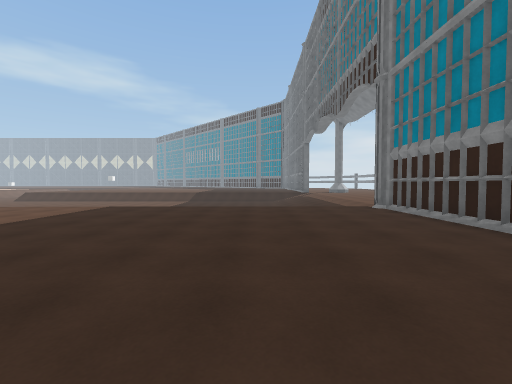
View 1 (above)

18 first-person views from a walk through a scene from a Unity 3-D project. The camera is 1.4 m above the floor, tilts 2° down and sees 90° across. The floor is counted in squares, 2 m on a side. Each view is taken from the middle of a square. On the plan, view 1 faces up. The plan holds only what a view shows up to about 9 squares ahead; the rest is blank. The place goes on beyond the plan. The player is left out. Surface patterns are stand-ins for the level's own textures.

View 2
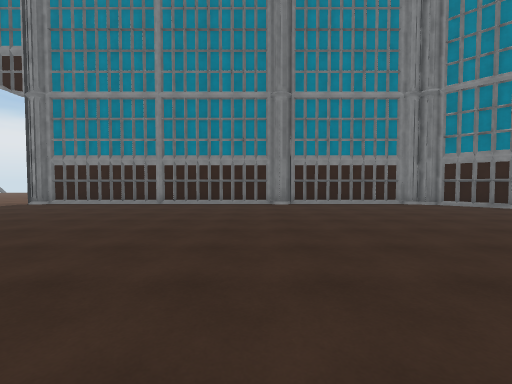

View 3
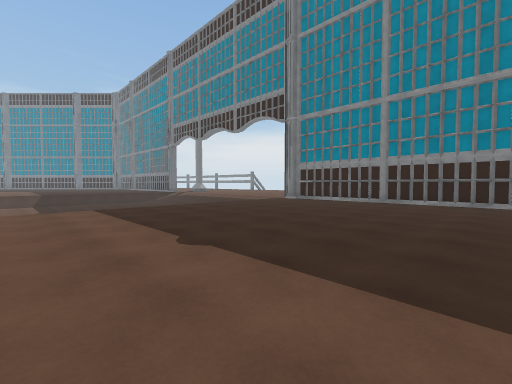

View 4
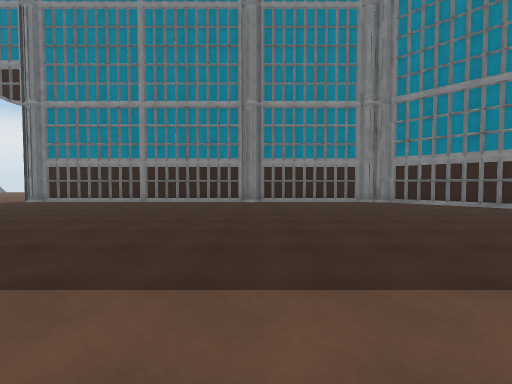

View 5
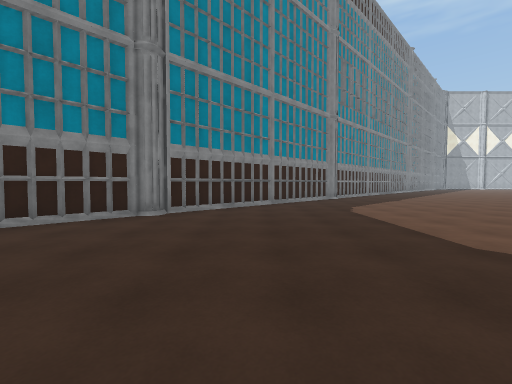

View 6
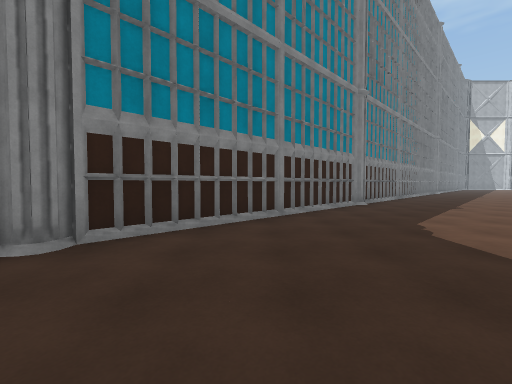

View 7
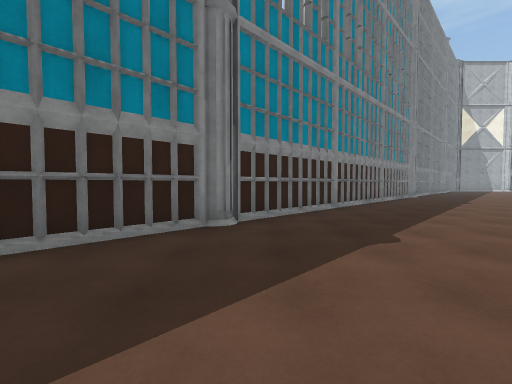

View 8
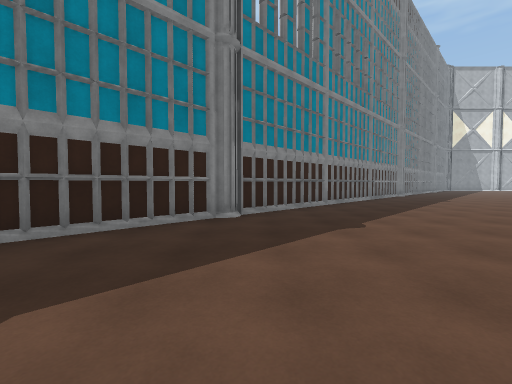

View 9
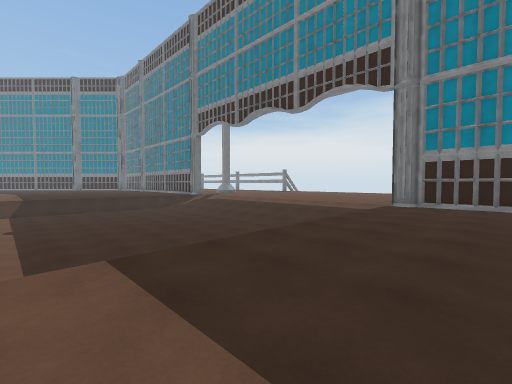

View 10
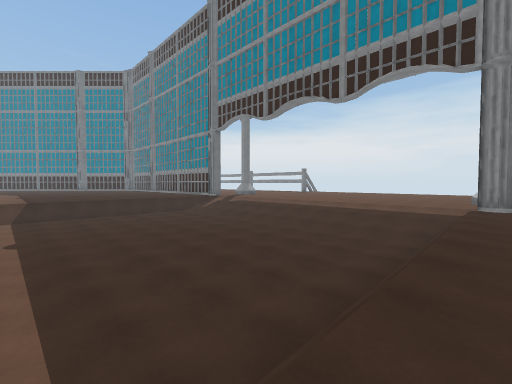

View 11
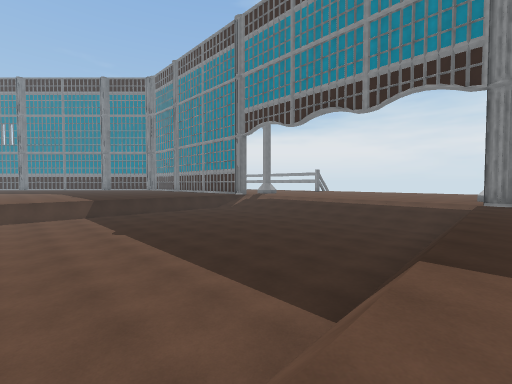

View 12
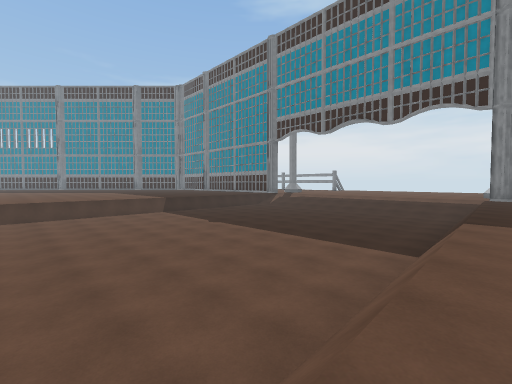

View 13
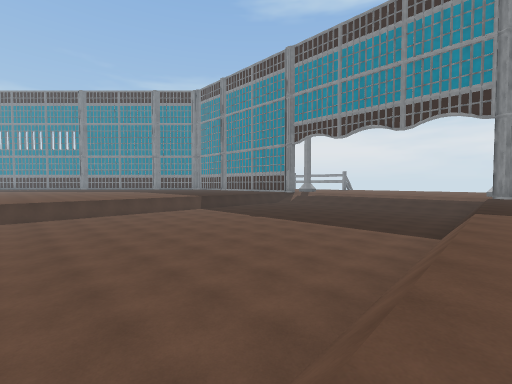

View 14
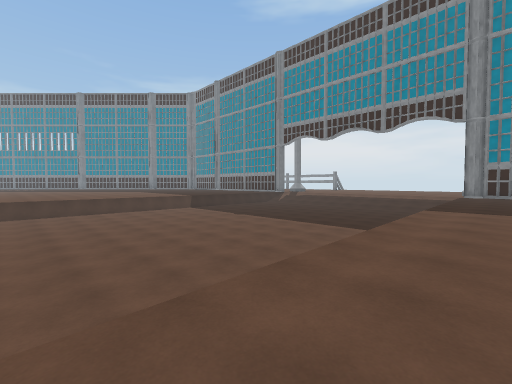

View 15
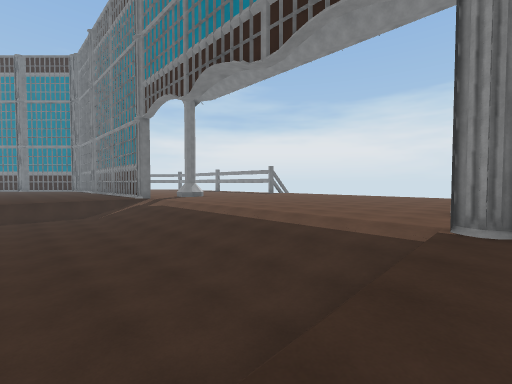

View 16
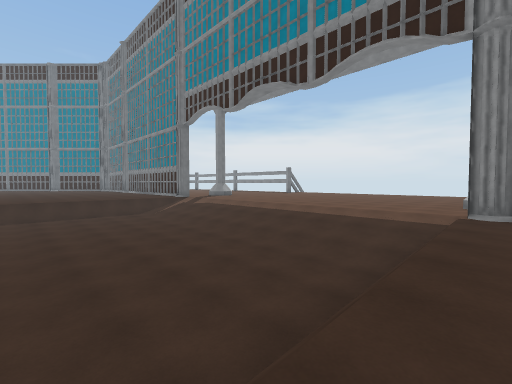

View 17
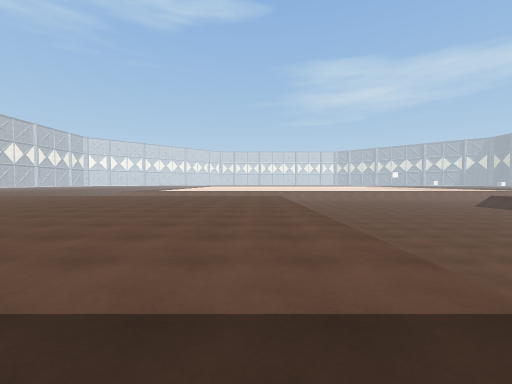

View 18
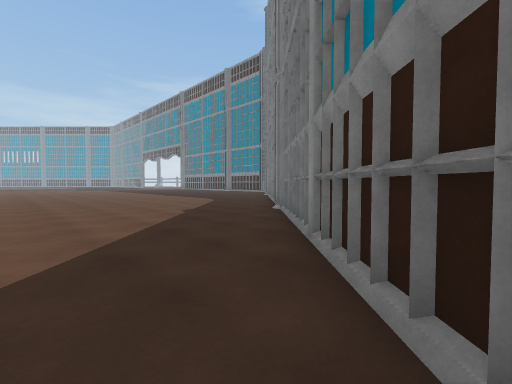

### Floor plan
Points are (right, up) in squares from view 1. A wall is a line through its corners. A room is listed if a view was taken in it or the views show most of it. See-through windows are left out.
Room 1 (views 1, 2, 3, 4, 5, 6, 7, 8, 9, 10, 11, 12, 13, 14, 15, 16, 17, 18)
walls: (-2.4, -11.5) (-0.1, -9.1) (0.2, -8.6) (0.8, -8.3) (3, -6) (3.6, -4.6) (3.6, -1.5) (3.4, -0.8) (3.6, -0.2) (3.6, 6.7) (3.4, 7.3); (3.4, -2) (3.8, -1.7); (-5.1, -14.2) (-2.6, -11.7); (-8.2, -17.3) (-5.8, -14.9) (-5.5, -14.3) (-5, -14); (-10, -19) (-8.3, -17.4)
low walls: (-4.5, 8) (-9.6, 7.8); (-10.5, 7.8) (-11, 7.8); (0.4, 8.1) (-2.6, 8); (1.4, 8.1) (0.5, 8.1)
ways out: opening at (-10, 8); opening at (-3.5, 8); opening at (3, 8)

Positions as (right, up) in squares from view 1, and headings:
1: (0, 0), facing up
2: (-5, 0), facing right
3: (-6, 0), facing up-right
4: (-6, -1), facing right
5: (-2, -3), facing down
6: (-2, -6), facing down
7: (-6, -10), facing down
8: (-6, -9), facing down
9: (-5, 5), facing up-right
10: (-5, 7), facing up-right
11: (-7, 7), facing up-right
12: (-10, 7), facing up-right
13: (-12, 7), facing up-right
14: (-12, 6), facing up-right
15: (-1, 7), facing up-right
16: (-3, 7), facing up-right
17: (-3, 6), facing left
18: (-11, -19), facing up-right
